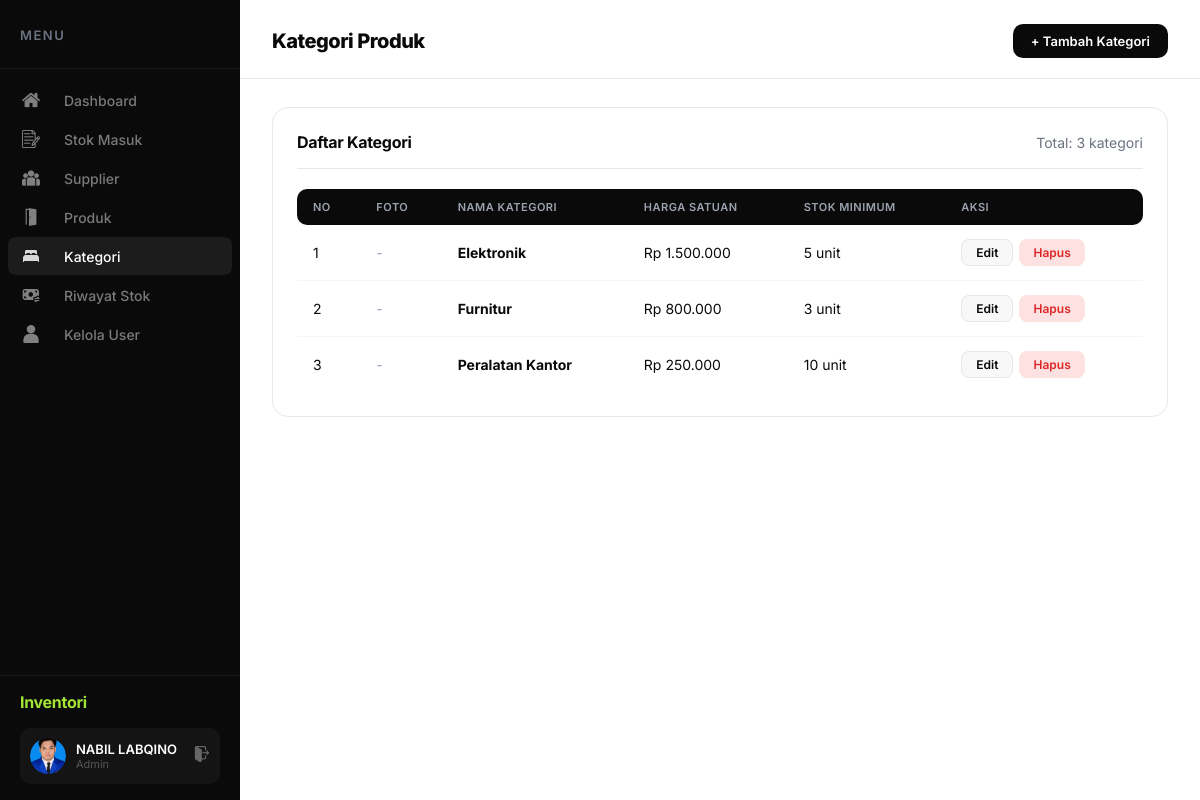
Page /kategori/TampilKategori.php (signed in) on the committed database.
### tables this page shows
CREATE TABLE `kategori` (
  `id_kategori` int(11) NOT NULL,
  `nama_kategori` varchar(50) NOT NULL,
  `harga_satuan` decimal(15,2) NOT NULL,
  `stok_minimum` int(11) NOT NULL,
  `foto` varchar(255) DEFAULT NULL
);

### kategori/TampilKategori.php (the view, shortened to what this page needs)
<?php
include "../koneksi.php";
$result = $koneksi->query("SELECT * FROM kategori ORDER BY nama_kategori")->fetchAll();
?>
<!DOCTYPE html>
<html lang="id">
<head>
    <link rel="stylesheet" href="../css/dashboard.css">
</head>
<body>
    <div class="dashboard">
        <?php include '../includes/sidebar.php'; ?>
        <main class="main">
            <header class="header">
                <h1 class="page-title">Kategori Produk</h1>
                <div class="header-right">
                    <a href="TambahKategori.php" class="btn btn-primary">+ Tambah Kategori</a>
                </div>
            </header>
            <div class="content">
                <div class="card">
                    <div class="card-header">
                        <h3 class="card-title">Daftar Kategori</h3>
                        <span style="color: var(--text-gray); font-size: 14px;">Total: <?= count($result) ?>
                            kategori</span>
                    </div>
                    <div class="table-responsive">
                        <table class="table">
                            <thead>
                                <tr>
                                    <th>No</th>
                                    <th>Foto</th>
                                    <th>Nama Kategori</th>
                                    <th>Harga Satuan</th>
                                    <th>Stok Minimum</th>
                                    <th>Aksi</th>
                                </tr>
                            </thead>
                            <tbody>
                                <?php $no = 1;
                                foreach ($result as $row): ?>
                                    <tr>
                                        <td><?= $no++ ?></td>
                                        <td>
                                            <?php if (!empty($row['foto'])): ?>
                                                <img src="uploads/<?= htmlspecialchars($row['foto']) ?>"
                                                    alt="<?= htmlspecialchars($row['nama_kategori']) ?>">
                                            <?php else: ?>
                                                <span style="color:#94a3b8;">-</span>
                                            <?php endif; ?>
                                        </td>
                                        <td><strong><?= htmlspecialchars($row['nama_kategori']) ?></strong></td>
                                        <td>Rp <?= number_format($row['harga_satuan'], 0, ',', '.') ?></td>
                                        <td><?= $row['stok_minimum'] ?> unit</td>
                                        <td class="actions">
                                            <a href="KoreksiKategori.php?id=<?= $row['id_kategori'] ?>"
                                                class="btn btn-sm btn-secondary">Edit</a>
                                            <a href="HapusKategori.php?id=<?= $row['id_kategori'] ?>"
                                                class="btn btn-sm btn-danger"
                                                onclick="return confirm('Hapus kategori ini?')">Hapus</a>
                                        </td>
                                    </tr>
                                <?php endforeach; ?>
                            </tbody>
                        </table>
                    </div>
                </div>
            </div>
        </main>
    </div>
</body>
</html>

### css/dashboard.css (style rules this page uses)
:root { --accent: #a3e635; --accent-dark: #84cc16; --dark: #0a0a0a; --dark-2: #141414; --dark-3: #1c1c1c; --bg-main: #ffffff; --bg-section: #f8f8f8; --bg-card: #ffffff; --text-dark: #0a0a0a; --text-gray: #6b7280; --text-light: #9ca3af; --border: #e5e7eb; --success: #22c55e; --danger: #ef4444; --warning: #f59e0b; --sidebar-width: 240px; }
* { margin: 0; padding: 0; box-sizing: border-box; }
body { font-family: 'Inter', -apple-system, sans-serif; background: var(--bg-main); color: var(--text-dark); position: relative; overflow-x: hidden; }
.dashboard { display: flex; min-height: 100vh; position: relative; }
.main { flex: 1; margin-left: var(--sidebar-width); padding-right: 0; }
.header { background: var(--bg-main); padding: 24px 32px 20px; display: flex; justify-content: space-between; align-items: center; border-bottom: 1px solid var(--border); position: sticky; top: 0; z-index: 100; }
.page-title { font-size: 20px; font-weight: 800; color: var(--text-dark); letter-spacing: -0.5px; }
.header-right { display: flex; align-items: center; gap: 12px; }
.content { padding: 28px 32px; }
.card { background: var(--bg-card); border-radius: 16px; border: 1px solid var(--border); padding: 24px; margin-bottom: 24px; }
.card-header { display: flex; justify-content: space-between; align-items: center; margin-bottom: 20px; padding-bottom: 16px; border-bottom: 1px solid var(--border); }
.card-title { font-size: 16px; font-weight: 700; color: var(--text-dark); letter-spacing: -0.3px; }
.btn { display: inline-flex; align-items: center; gap: 8px; padding: 9px 18px; border-radius: 10px; font-size: 13px; font-weight: 600; text-decoration: none; border: none; cursor: pointer; transition: all 0.15s; font-family: inherit; }
.btn-primary { background: var(--dark); color: #fff; }
.btn-danger { background: #fee2e2; color: #dc2626; }
.btn-secondary { background: var(--bg-section); color: var(--text-dark); border: 1px solid var(--border); }
.btn-sm { padding: 5px 14px; font-size: 12px; border-radius: 8px; }
.table-responsive { overflow-x: auto; }
.table { width: 100%; border-collapse: separate; border-spacing: 0; }
.table th { text-align: left; padding: 11px 16px; background: var(--dark); font-size: 11px; font-weight: 600; color: #9ca3af; text-transform: uppercase; letter-spacing: 0.5px; }
.table th:first-child { border-radius: 10px 0 0 10px; }
.table th:last-child { border-radius: 0 10px 10px 0; }
.table td { padding: 14px 16px; border-bottom: 1px solid #f3f4f6; font-size: 14px; color: var(--text-dark); }
.table tr:last-child td { border-bottom: none; }
.table .actions { display: flex; gap: 6px; }

### rows in the picture
kategori: nama_kategori "Elektronik", harga_satuan "1.500.000", stok_minimum "5"
kategori: nama_kategori "Furnitur", harga_satuan "800.000", stok_minimum "3"
kategori: nama_kategori "Peralatan Kantor", harga_satuan "250.000", stok_minimum "10"

### other values in the picture
$_SESSION['nama'] "NABIL LABQINO"
count($result) "3"
